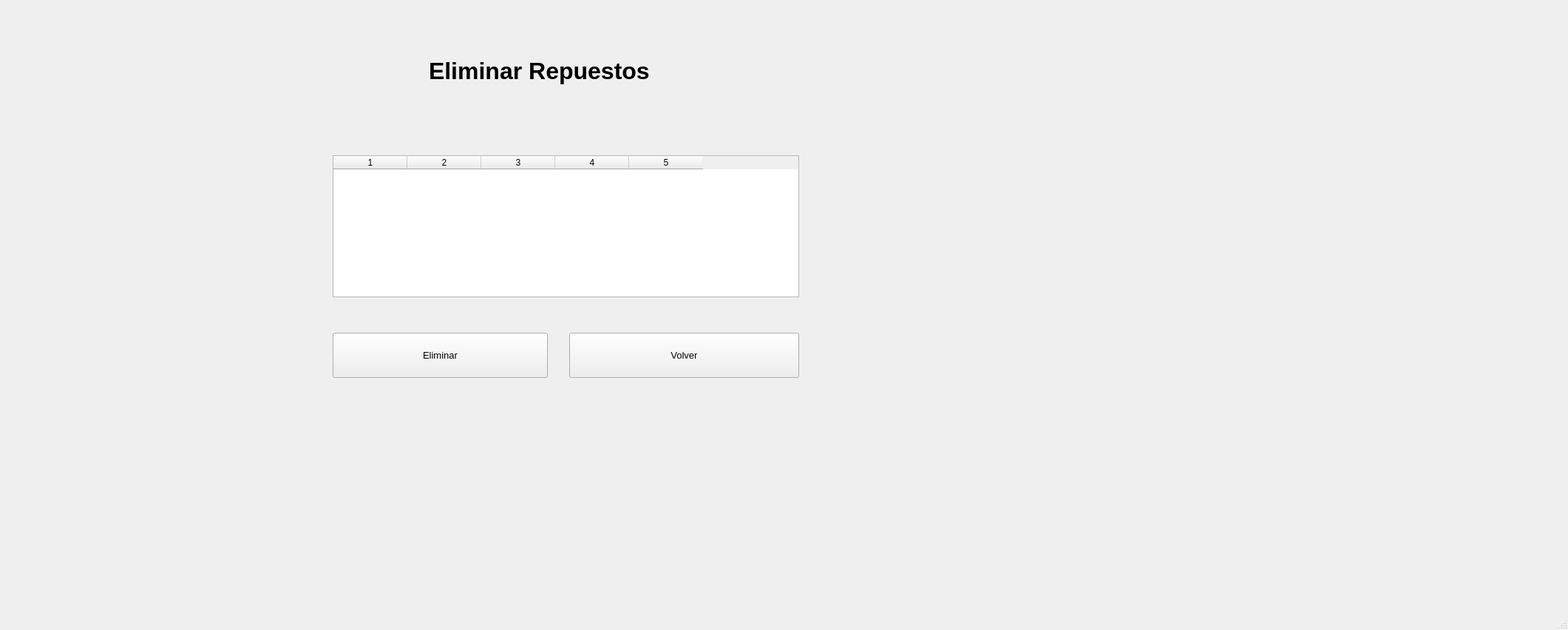
<?xml version="1.0" encoding="UTF-8"?>
<ui version="4.0">
 <class>MainWindow</class>
 <widget class="QMainWindow" name="MainWindow">
  <property name="geometry">
   <rect>
    <x>0</x>
    <y>0</y>
    <width>2121</width>
    <height>852</height>
   </rect>
  </property>
  <property name="windowTitle">
   <string>MainWindow</string>
  </property>
  <widget class="QWidget" name="centralwidget">
   <widget class="QLabel" name="lblTitulo">
    <property name="geometry">
     <rect>
      <x>580</x>
      <y>40</y>
      <width>391</width>
      <height>111</height>
     </rect>
    </property>
    <property name="font">
     <font>
      <family>Segoe UI</family>
      <pointsize>24</pointsize>
      <weight>75</weight>
      <bold>true</bold>
     </font>
    </property>
    <property name="text">
     <string>Eliminar Repuestos</string>
    </property>
   </widget>
   <widget class="QTableWidget" name="tablaRepuestos">
    <property name="geometry">
     <rect>
      <x>450</x>
      <y>210</y>
      <width>631</width>
      <height>192</height>
     </rect>
    </property>
    <property name="columnCount">
     <number>5</number>
    </property>
    <column/>
    <column/>
    <column/>
    <column/>
    <column/>
   </widget>
   <widget class="QPushButton" name="btnEliminar">
    <property name="geometry">
     <rect>
      <x>450</x>
      <y>450</y>
      <width>291</width>
      <height>61</height>
     </rect>
    </property>
    <property name="font">
     <font>
      <family>Segoe UI</family>
      <pointsize>10</pointsize>
     </font>
    </property>
    <property name="text">
     <string>Eliminar</string>
    </property>
   </widget>
   <widget class="QPushButton" name="btnVolver">
    <property name="geometry">
     <rect>
      <x>770</x>
      <y>450</y>
      <width>311</width>
      <height>61</height>
     </rect>
    </property>
    <property name="font">
     <font>
      <family>Segoe UI</family>
      <pointsize>10</pointsize>
     </font>
    </property>
    <property name="text">
     <string>Volver</string>
    </property>
   </widget>
   <widget class="QWidget" name="imagen" native="true">
    <property name="geometry">
     <rect>
      <x>1500</x>
      <y>70</y>
      <width>411</width>
      <height>651</height>
     </rect>
    </property>
   </widget>
  </widget>
  <widget class="QMenuBar" name="menubar">
   <property name="geometry">
    <rect>
     <x>0</x>
     <y>0</y>
     <width>2121</width>
     <height>26</height>
    </rect>
   </property>
  </widget>
  <widget class="QStatusBar" name="statusbar"/>
 </widget>
 <resources/>
 <connections/>
</ui>
